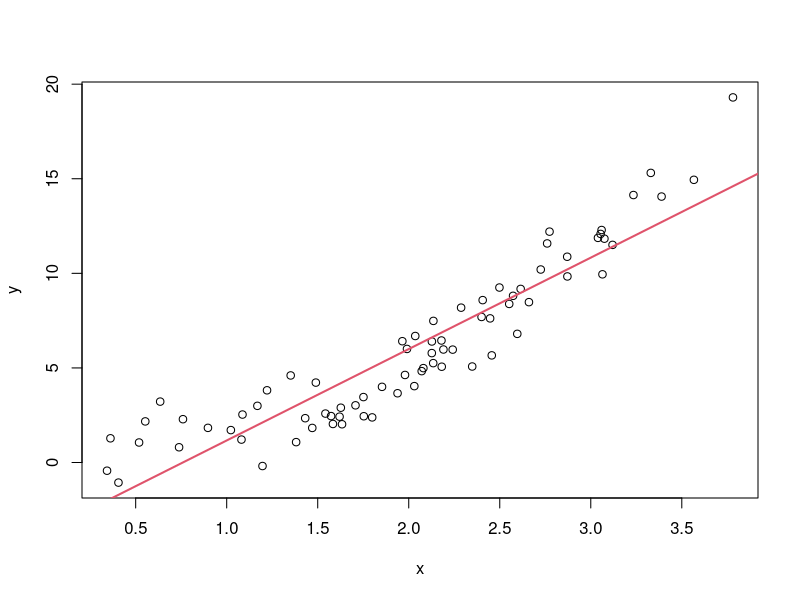
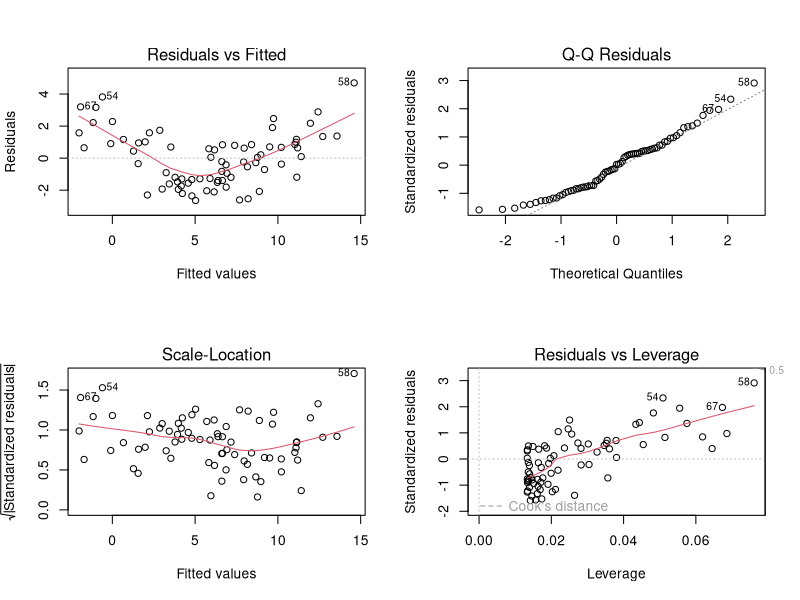
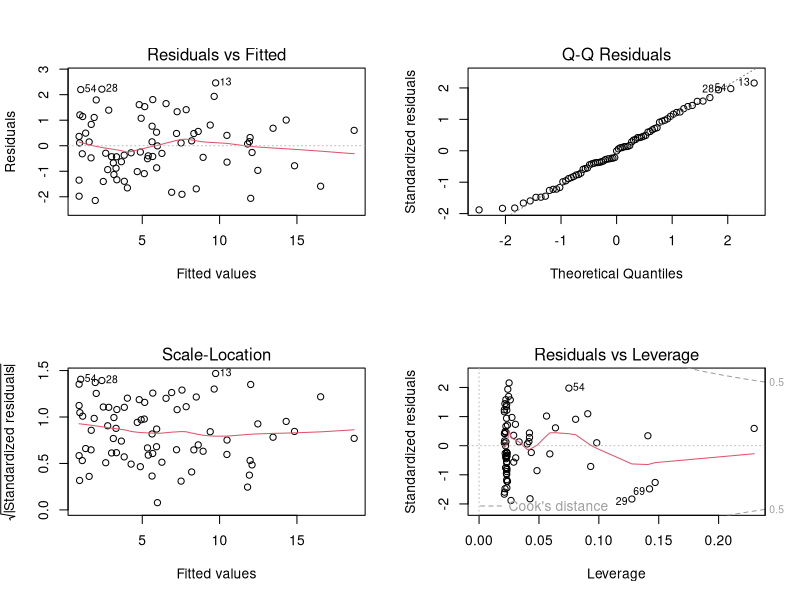
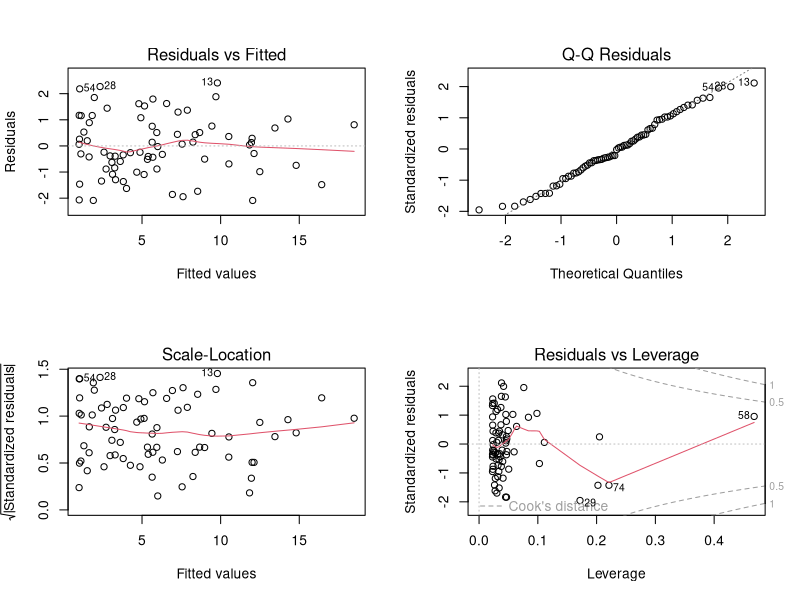
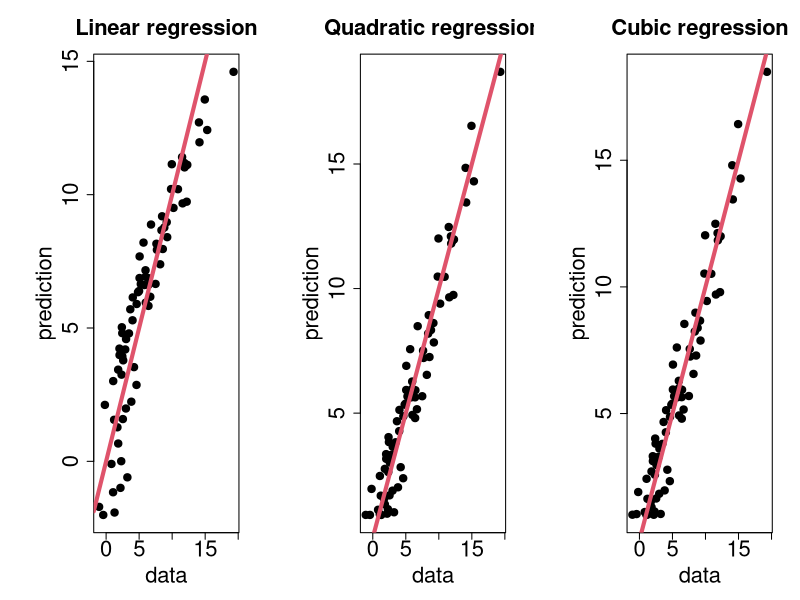

Source code (R) for these figures, in order:
library(psych)
set.seed(1919)
n <- 75
x <- 2+rnorm(n)
y <- 1-x+1.5*x^2+rnorm(n)
data <- data.frame(x=x,y=y)
plot(data)
summary(fit1 <- lm(y~x,data))
abline(fit1,lwd=2,col=2)
par(mfrow=c(2,2))
plot(fit1)
par(mfrow=c(1,1))

# Test different methods
data$x2 <- data$x^2
summary(fit2 <- lm(y~.,data))
summary(fit2.bis <- lm(y~x+I(x^2),data))
par(mfrow=c(2,2))
plot(fit2.bis)
summary(fit3 <- lm(y~x+I(x^2)+I(x^3),data))
plot(fit3)

x11()
par(mar=c(5.1,7.1,4.1,2.1)) # Change margins
par(mfrow=c(1,3))
plot(data$y,predict(fit1,data),main='Linear regression',pch=19,
     cex=1.5,cex.lab=2,cex.axis=2,xlab='data',ylab='prediction',cex.main=2)
abline(0,1,col=2,lwd=4)
plot(data$y,predict(fit2,data),main='Quadratic regression',pch=19,
     cex=1.5,cex.lab=2,cex.axis=2,xlab='data',ylab='prediction',cex.main=2)
abline(0,1,col=2,lwd=4)
plot(data$y,predict(fit3,data),main='Cubic regression',pch=19,
     cex=1.5,cex.lab=2,cex.axis=2,xlab='data',ylab='prediction',cex.main=2)
abline(0,1,col=2,lwd=4)

## Redux: Use caret and cross validation
library(caret)
my.summary <- function(fit) {
  cat("Mean R^2:",mean(fit$resample$Rsquared)," Sd R^2:",sd(fit$resample$Rsquared),
    "Mean R^2:",mean(fit$resample$RMSE)," Sd R^2:",sd(fit$resample$RMSE))
  }
fit1.cv <- train(y ~ x , data = data, method = "lm",
  trControl = trainControl(method  = "cv",number  = 10))
fit2.cv <- train(y ~ x +I(x^2), data = data, method = "lm",
  trControl = trainControl(method  = "cv",number  = 10))
fit3.cv <- train(y ~ x +I(x^2)+I(x^3), data = data, method = "lm",
  trControl = trainControl(method  = "cv",number  = 10))
my.summary(fit1.cv)
my.summary(fit2.cv)
my.summary(fit3.cv)
